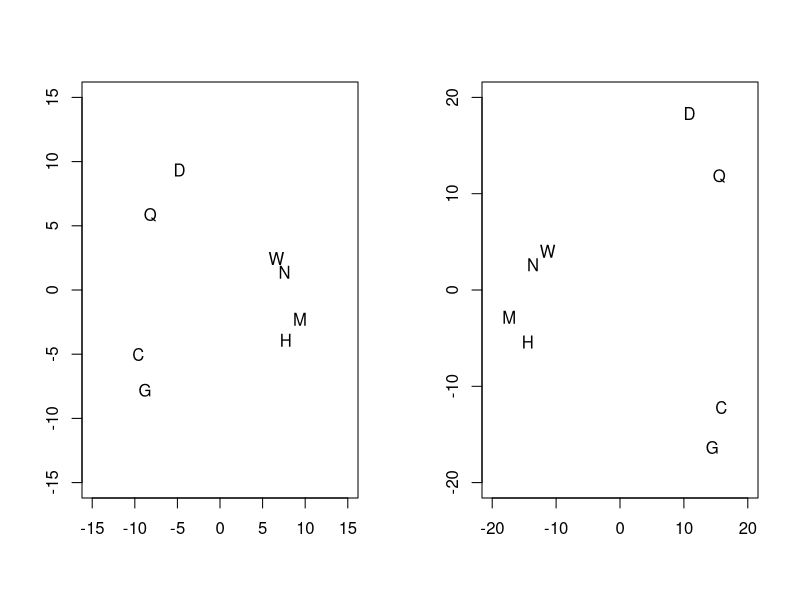

Write the R code that produced this figure.
# Letter Recognition and Confusion. The table below is from Wolford and Hollingsworth (1974), 
# where each entry shows the frequency with which each letter was mistakenly called something else.
D = matrix(0, 8, 8)
letters = c("C", "D", "G", "H", "M", "N", "Q", "W")
colnames(D) = letters
rownames(D) = letters
D[2:8, 1] = c(5, 12, 2, 2, 2, 9, 1)
D[3:8, 2] = c(2, 4, 3, 4, 20, 5)
D[4:8, 3] = c(3, 2, 1, 9, 2)
D[5:8, 4] = c(19, 18, 1, 5)
D[6:8, 5] = c(16, 2, 18)
D[7:8, 6] = c(8, 13)
D[8, 7] = 4
D = (D+t(D))
D

# Change the similarity matrix to distance matrix.

D0 = 21 - D
diag(D0) = 0
tmp = cmdscale(D0)
par(mfrow=c(1,2))
plot(tmp[, 1], tmp[, 2], type="n", xlab="", ylab="", 
     xlim = c(-15, 15), ylim=c(-15, 15))
text(tmp[, 1], tmp[, 2], label = letters)

D1 = 41 - D
diag(D1) = 0
tmp = cmdscale(D1)
plot(tmp[, 1], tmp[, 2], type="n", xlab="", ylab="", 
     xlim = c(-20, 20), ylim=c(-20, 20))
text(tmp[, 1], tmp[, 2], label = letters)
